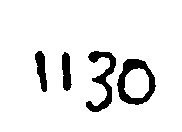
#> input picture backend-2/debug-training/img1.jpg, 182 x 132 px; its folder holds only this picture in this run
$ python validate.py debug-training/img1.jpg   (older library calls are emulated)
#> lines starting #> are read from the running program, lines starting #| are printed output that depends on the picture
import cv2
import numpy as np
import os
from pathlib import Path
import argparse
from typing import Dict, List, Tuple, Optional
import json

# Import the main detector
from test import SHGFormDetector


class SHGImageValidator:
    """
    Pre-validation checks for SHG form images before processing.
    Checks for:
    1. Image quality issues (blur, noise, shadows)
    2. Correct table structure (exactly 298 cells)
    """

    def __init__(self, debug=False):
#> in validate_image, image is the input picture: shape (132, 182, 3); min 0, max 255, mean 233.5
#| Image size: 182x132 pixels
        self.debug = debug
        self.validation_folder = Path("validation-results")
        if self.debug:
            self.validation_folder.mkdir(parents=True, exist_ok=True)

    def make_json_serializable(self, obj):
        """
        Convert numpy types to native Python types for JSON serialization.
        Compatible with NumPy 2.0+
        """
        if isinstance(obj, dict):
            return {key: self.make_json_serializable(value) for key, value in obj.items()}
        elif isinstance(obj, list):
            return [self.make_json_serializable(item) for item in obj]
        elif isinstance(obj, tuple):
            return tuple(self.make_json_serializable(item) for item in obj)
        elif isinstance(obj, (np.bool_, bool)):
            return bool(obj)
        elif isinstance(obj, np.integer):
            return int(obj)
        elif isinstance(obj, np.floating):
            return float(obj)
        elif isinstance(obj, np.ndarray):
            return obj.tolist()
        else:
            return obj

    # [9 lines left out: function save_debug_image, not called in this run]

    def check_blur(self, image: np.ndarray) -> Tuple[bool, float, str]:
        """
        Check if image is too blurry using Laplacian variance method.

        Returns:
            (is_acceptable, blur_score, message)
        """
        print("\n[CHECK 1/4] Blur Detection...")

        # Convert to grayscale
        if len(image.shape) == 3:
            gray = cv2.cvtColor(image, cv2.COLOR_BGR2GRAY)
        else:
            gray = image

        # Calculate Laplacian variance (edge sharpness)
        laplacian = cv2.Laplacian(gray, cv2.CV_64F)
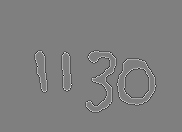
#> laplacian: shape (132, 182) float64; min -756, max 756, mean 0; drawn with min black and max white
        variance = float(laplacian.var())
#> variance = 6313

        # Threshold: Lower variance = more blur
        # Typical values: <100 = very blurry, >500 = sharp
        blur_threshold = 100.0
        is_acceptable = bool(variance >= blur_threshold)
#> is_acceptable = True
#> (the rest of the program and of its run is left out)
